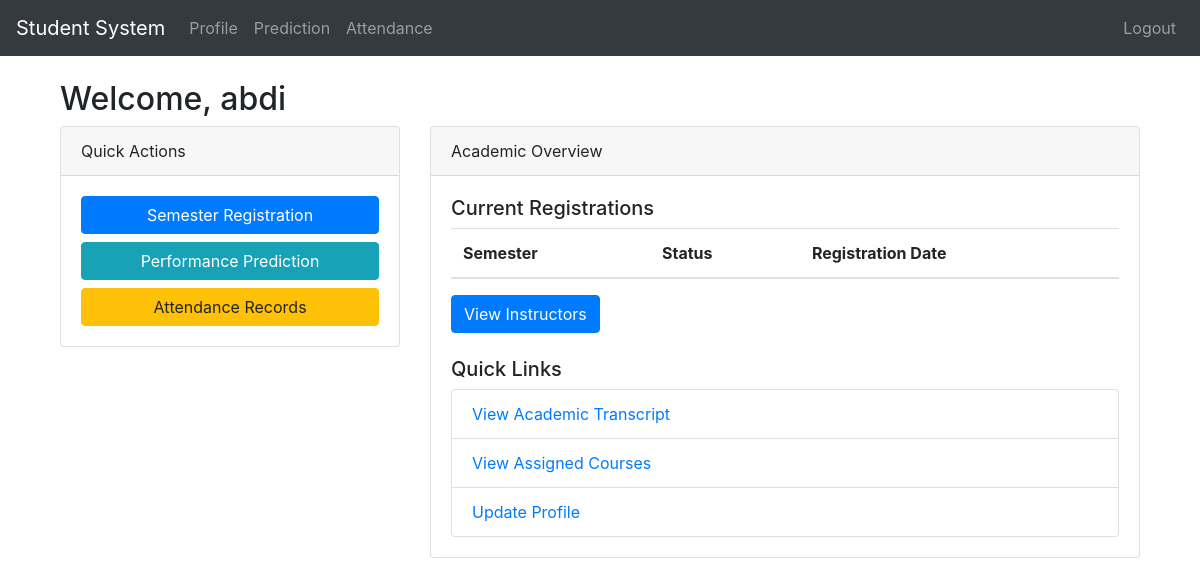
The app's page /dashboard/student (signed in), older data.
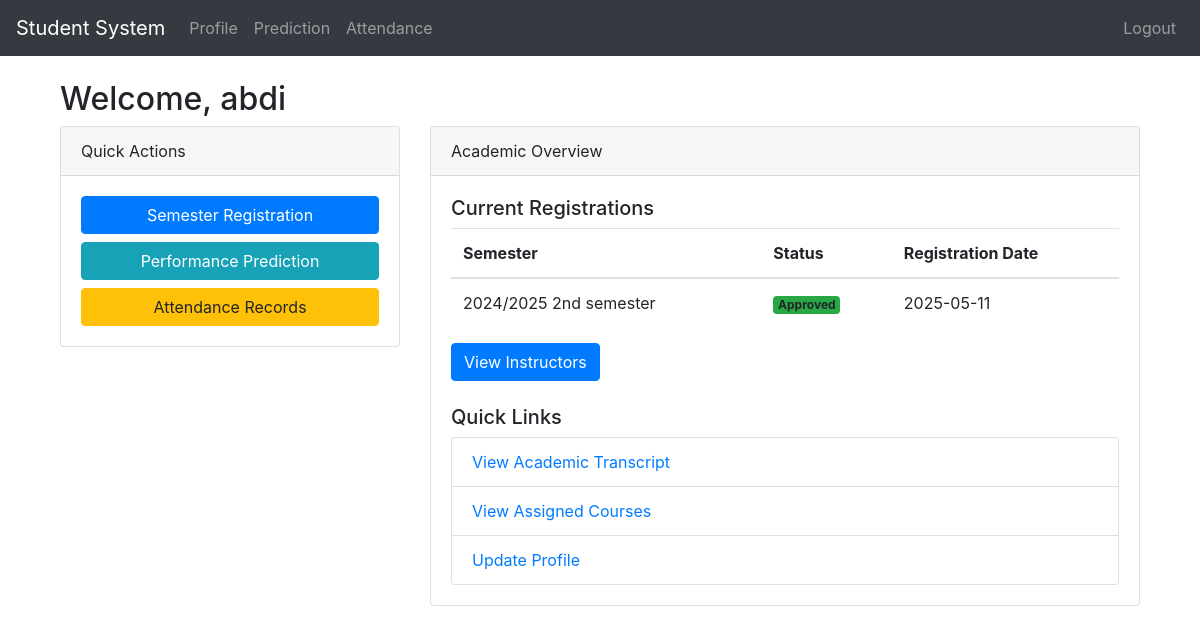
The same page, newer data.
### app.py (models this page shows)
class Registration(db.Model):       ### NEW
    __tablename__ = 'registrations'
    id          = db.Column(db.Integer, primary_key=True)
    student_id  = db.Column(db.Integer, db.ForeignKey('users.id'), nullable=False)
    semester_id = db.Column(db.Integer, db.ForeignKey('semesters.id'), nullable=False)
    status      = db.Column(db.String(20), default='Pending')  # Pending / Approved / Rejected
    timestamp   = db.Column(db.DateTime, default=datetime.utcnow)
    student     = db.relationship('User', backref='registrations')
    semester    = db.relationship('Semester', backref='registrations')
    __table_args__ = (
        db.UniqueConstraint('student_id', 'semester_id', name='_student_semester_uc'),
    )

class Semester(db.Model):           ### NEW
    __tablename__ = 'semesters'
    id        = db.Column(db.Integer, primary_key=True)
    name      = db.Column(db.String(20), nullable=False)  # e.g. "2024/2025 I"
    is_open   = db.Column(db.Boolean, default=False)

### app.py (the view)
@app.route('/dashboard/student')
@roles_required('student')
def dashboard_student():
    regs = Registration.query.filter_by(student_id=session['user_id']).all()
    user = User.query.get(session['user_id'])
    student_name = user.username if user else "Student" # Fallback name
    return render_template('dashboard_student.html', regs=regs,name=student_name)

### app.py (called while the page is built)
def roles_required(*required_roles):
    def decorator(f):
        @wraps(f)
        def wrapped(*args, **kwargs):
            if session.get('role') not in required_roles:
                flash('Access denied. Insufficient privileges', 'danger')
                return redirect(url_for('login'))
            return f(*args, **kwargs)
        return wrapped
    return decorator

### templates/dashboard_student.html (shortened to what this page needs)
{% extends "base.html" %}
{% block content %}
<div class="container mt-4">
    <h2>Welcome, {{ name }}</h2>
    <div class="row">
        <div class="col-md-4">
            <div class="card mb-4">
                <div class="card-header">Quick Actions</div>
                <div class="card-body">
                    <a href="{{ url_for('register_semester') }}" class="btn btn-primary btn-block mb-2">
                        Semester Registration
                    </a>
                    <a href="{{ url_for('predict_form') }}" class="btn btn-info btn-block mb-2">
                        Performance Prediction
                    </a>
                    <a href="{{ url_for('view_attendance') }}" class="btn btn-warning btn-block">
                        Attendance Records
                    </a>
                </div>
            </div>
        </div>
        <div class="col-md-8">
            <div class="card mb-4">
                <div class="card-header">Academic Overview</div>
                <div class="card-body">
                    <h5>Current Registrations</h5>
                    <table class="table">
                        <thead>
                            <tr>
                                <th>Semester</th>
                                <th>Status</th>
                                <th>Registration Date</th>
                            </tr>
                        </thead>
                        <tbody>
                            {% for reg in regs %}
                            <tr>
                                <td>{{ reg.semester.name }}</td>
                                <td>
                                    <span class="badge
                                        {% if reg.status == 'Approved' %}bg-success
                                        {% elif reg.status == 'Pending' %}bg-warning
                                        {% else %}bg-secondary{% endif %}">
                                        {{ reg.status }}
                                    </span>
                                </td>
                                <td>{{ reg.timestamp.strftime('%Y-%m-%d') }}</td>
                            </tr>
                            {% endfor %}
                        </tbody>
                    </table>
                            <a href="{{ url_for('my_instructors') }}" class="btn btn-primary">
     View Instructors
</a>
                    <div class="mt-4">
                        <h5>Quick Links</h5>
                        <div class="list-group">
                            <a href="{{ url_for('transcript', sem_id=0) }}" class="list-group-item">
                                View Academic Transcript
                            </a>
                            <a href="{{ url_for('my_courses') }}" class="list-group-item">
                                View Assigned Courses
                            </a>
                            <a href="{{ url_for('profile') }}" class="list-group-item">
                                Update Profile
                            </a>
                        </div>
                    </div>
                </div>
            </div>
        </div>
    </div>
</div>
{% endblock %}

Row changes from the older to the newer data that the page shows:
added Registration: semester.name "2024/2025 2nd semester", status "Approved", timestamp "2025-05-11"
